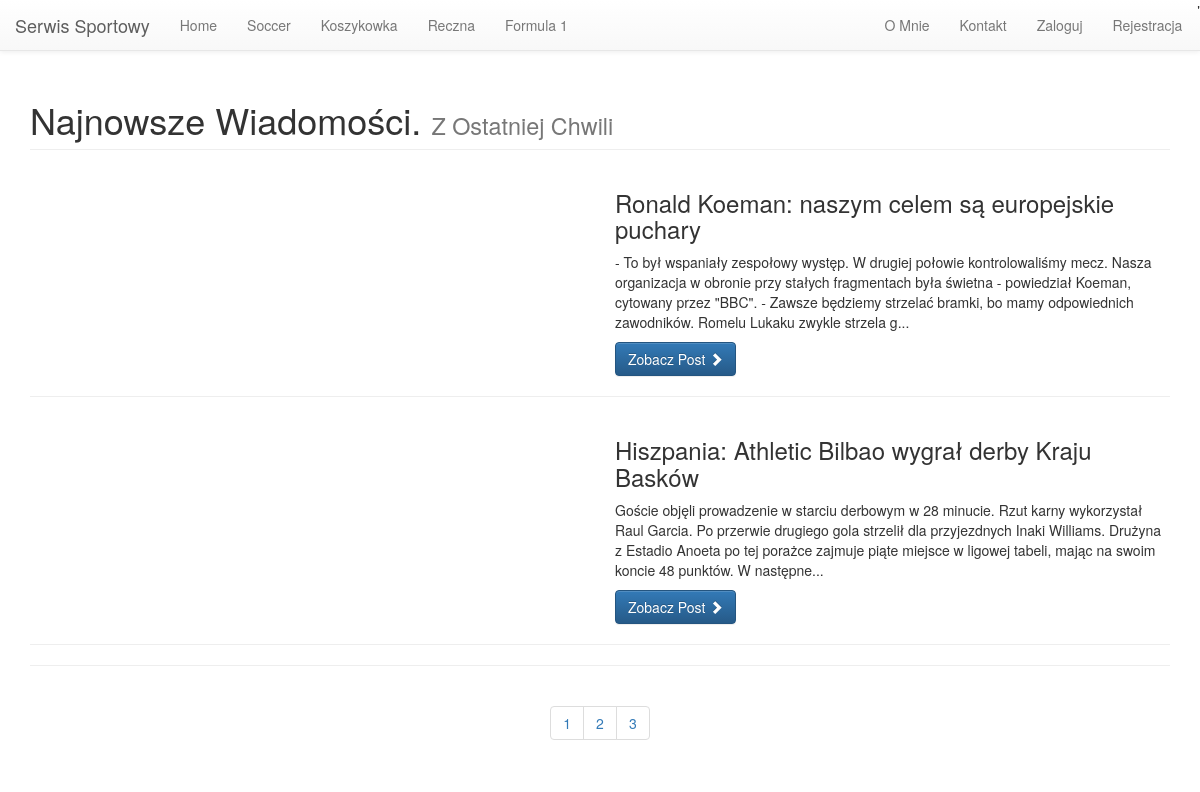
The page /index.php?page=3 on the database its author committed.
### tables this page shows
CREATE TABLE `category` (
  `c_id` int(11) NOT NULL,
  `category_name` text NOT NULL
);

CREATE TABLE `posts` (
  `id` int(11) NOT NULL,
  `title` text NOT NULL,
  `description` text NOT NULL,
  `image` text NOT NULL,
  `category` text NOT NULL,
  `status` mediumtext NOT NULL,
  `date` timestamp NOT NULL DEFAULT CURRENT_TIMESTAMP ON UPDATE CURRENT_TIMESTAMP,
  `author` text NOT NULL
);

### index.php (the view, shortened to what this page needs)
<?php
	include 'includes/db.php';
    $per_page = 5;
    if(isset($_GET['page'])){
        $page = $_GET['page'];
    } else{
        $page = 1;
    }
    $start_from = ($page-1) * $per_page;
?>
    <!DOCTYPE html>
    <html lang="pl">
    <head>
        <link href="css/bootstrap.min.css" rel="stylesheet">
        <link rel="stylesheet" href="https://maxcdn.bootstrapcdn.com/bootstrap/3.3.7/css/bootstrap.min.css">
        <link rel="stylesheet" href="https://maxcdn.bootstrapcdn.com/bootstrap/3.3.7/css/bootstrap-theme.min.css"> </head>
    <body>
        <?php include 'includes/header.php'; ?>
        <div class="container" style="margin-top:40px;">
                <div class="row">
                    <div class="col-lg-12">
                        <h1 class="page-header">Najnowsze Wiadomości.
                    <small>Z Ostatniej Chwili</small>
                </h1> </div>
                </div>
                <?php
	$sel_sql = "SELECT * FROM posts WHERE status = 'publish' ORDER BY id DESC LIMIT $start_from,$per_page";
	$run_sql = mysqli_query($conn,$sel_sql);
	while($rows = mysqli_fetch_assoc($run_sql))
		{
			echo '
			<div class="row">
				<div class="col-md-6">
					<a href="post.php?post_id='.$rows['id'].'">
						<img class="img-responsive" src="'.$rows['image'].'" alt="">
					</a>
				</div>
				<div class="col-md-6">
					<h3>'.$rows['title'].'</h3>
					<p>'.substr($rows['description'],0,300).'...</p>
					<a class="btn btn-primary" href="post.php?post_id='.$rows['id'].'">Zobacz Post
					<span class="glyphicon glyphicon-chevron-right"></span></a>
				</div>
			</div>
			<hr>';
		}
?>
                    <hr>
                    <div class="text-center">
                        <ul class="pagination">
                            <?php
                    $pagination_sql = "SELECT * FROM posts WHERE status = 'publish'";
                    $run_pagination = mysqli_query($conn, $pagination_sql);
                    $count = mysqli_num_rows($run_pagination);
                    $total_pages = ceil($count/$per_page);
                    for($i=1; $i<=$total_pages; $i++){
                        echo '<li><a href="index.php?page='.$i.'">'.$i.'</a></li>';
                    }
                ?>
                        </ul>
                    </div>
    </body>
    </html>

### includes/header.php (shortened to what this page needs)
<div class="container">
    <nav class="navbar navbar-default navbar-fixed-top">
        <div class="container-fluid">
            <div class="navbar-header">
                 <a class="navbar-brand" href="index.php">Serwis Sportowy</a> </div>
            <div class="collapse navbar-collapse" id="bs-example-navbar-collapse-1">
                <ul class="nav navbar-nav">
                    <?php
	                   $sel_cat = "SELECT * FROM category";
	                   $run_cat = mysqli_query($conn,$sel_cat);
	                       while($rows = mysqli_fetch_assoc($run_cat))
                            {
                                if(isset($_GET['cat_name']))
                            {
                                 if($_GET['cat_name'] == $rows['category_name'])
                                {
                                    $class = 'active';
                                } else
                                {
                                    $class = '';
                                }
                            }    else
                                {
                                    $class = '';
                                }
                                if($rows['category_name'] == 'home')
                                {
                                    if($_SERVER['PHP_SELF'] == 'index.php'){
                                        echo '<li class = "active"><a href="index.php">'.ucfirst($rows['category_name']).'</a></li>';
                                    }else
                                    {
                                        echo '<li class = ""><a href="index.php">'.ucfirst($rows['category_name']).'</a></li>';
                                    }
                                } else
                                {
                                    echo '<li class = "'.$class.'"><a href="menu.php? cat_id='.$rows['c_id'].'">'.ucfirst($rows['category_name']).'</a></li>';
                                }
                            }
?>
                </ul>
                <ul class="nav navbar-nav navbar-right">
                    <?php
    if (!isset($_SESSION['zalogowany']))
        {
echo<<<END
'
                    <li><a href="about.php">O Mnie</a></li>
                    <li><a href="kontakt.php">Kontakt</a></li>
					<li><a href="logowanie.php">Zaloguj</a></li>
                    <li><a href="rejestracja.php">Rejestracja</a></li>
                </ul>
                </div>
            </div>
        </nav>
      </div>
    '
END;
       }
?>

### rows shown on the page
category: category_name "Home"
category: category_name "Soccer"
category: category_name "Koszykowka"
category: category_name "Reczna"
category: category_name "Formula 1"
posts: title "Ronald Koeman: naszym celem są europejskie puchary", description "- To był wspaniały zespołowy występ. W drugiej połowie kontrolowaliśmy mecz. Nasza organizacja w obronie przy stałych fragmentach była świetna - powiedział Koeman, cytowany przez \"BBC\". - Zawsze będziemy strzelać bramki, bo mamy odpowiednich zawodników. Romelu Lukaku zwykle strzela g"
posts: title "Hiszpania: Athletic Bilbao wygrał derby Kraju Basków", description "Goście objęli prowadzenie w starciu derbowym w 28 minucie. Rzut karny wykorzystał Raul Garcia. Po przerwie drugiego gola strzelił dla przyjezdnych Inaki Williams. Drużyna z Estadio Anoeta po tej porażce zajmuje piąte miejsce w ligowej tabeli, mając na swoim koncie 48 punktów. W następne"
